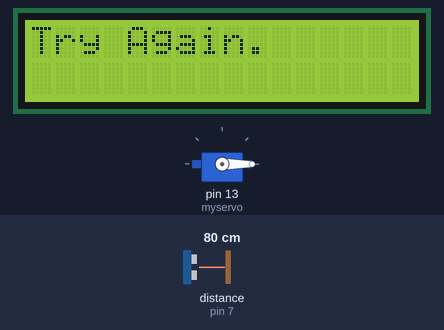
A sketch run on a simulated Arduino Uno, built with avr-gcc and run on an emulated ATmega328P. Parts: 16×2 character LCD, servo. Wiring (inferred from the names in the program): ultrasonic range finder: trigger pin 8; echo pin 7. The inputs (shaded band) are chosen by the test bench; at power-on: distance to the obstacle (sensor on pin 7) 80 cm. The echo pulse lasts 58.3 µs per cm.

Above: at 1.2 s.
1.3 s: distance to the obstacle (sensor on pin 7) set to 23 cm
13.2 s: distance to the obstacle (sensor on pin 7) set to 18 cm
At 18.4 s:
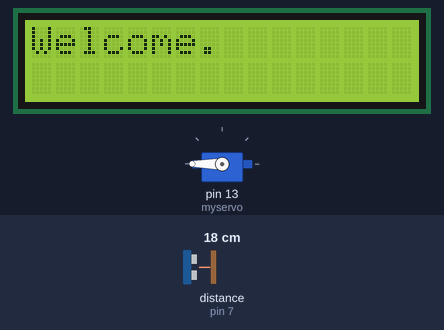
25.1 s: distance to the obstacle (sensor on pin 7) set to 35 cm
At 29.4 s:
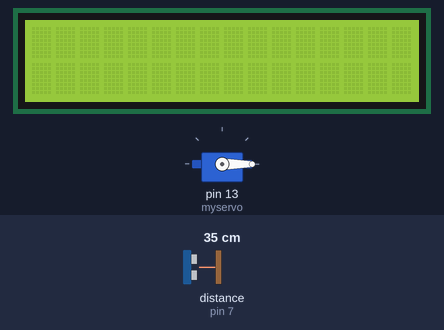
37.0 s: distance to the obstacle (sensor on pin 7) set to 2 cm
At 43.5 s:
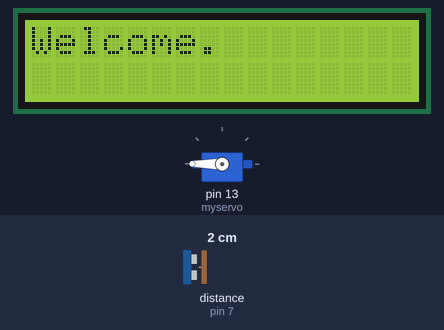
Timing chart, 0 to 49.6 s (numbered marks = the images above; inputs shaded):
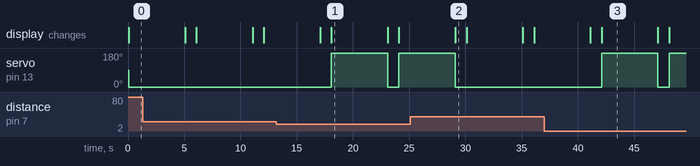

The sketch:

shop_door_lock_project.ino
```cpp
#include <LiquidCrystal.h>
#include <Servo.h>

const int rs = 12, en = 11, d4 = 5, d5 = 4, d6 = 3, d7 = 2;
LiquidCrystal lcd(rs, en, d4, d5, d6, d7);

Servo myservo;

int trigPin = 8;
int echoPin = 7;
long duration;
int distance;

void setup() {

  pinMode(trigPin, OUTPUT);
  pinMode(echoPin, INPUT);
  lcd.begin(16, 2);
  myservo.attach(13);
  Serial.begin(9600);

}

void loop() {

  digitalWrite(trigPin, LOW);
  delayMicroseconds(2);

  digitalWrite(trigPin, HIGH);
  delayMicroseconds(10);

  digitalWrite(trigPin, LOW);

  duration = pulseIn(echoPin, HIGH);
  distance = duration * 0.0344 / 2;

  if (distance < 20) {
    lcd.setCursor(0, 0);
    lcd.print("Welcome.");
    myservo.write(180);
    delay(5000);
    lcd.clear();
    myservo.write(0);
  }
  else {
    lcd.setCursor(0, 0);
    lcd.print("Try Again.");
    myservo.write(0);
    delay(5000);
    lcd.clear();
  }
  delay(1000);

}
```

Measured:
- the behaviour switches between 21 and 20 cm on distance to the obstacle (sensor on pin 7) (found by bisection; images 0 and 1)
- after the input at 13.2 s, servo on pin 13 (myservo): 0° → 180° after 4.9 s, → 0° 5.0 s later, → 180° 1.0 s later; the display: first differs from a run without the input after 4.9 s (image 1)
- after the input at 25.1 s, servo on pin 13 (myservo): goes on until 29.1 s, then stays 0°
- after the input at 37.0 s, servo on pin 13 (myservo): 0° → 180° after 5.1 s, → 0° 5.0 s later, → 180° 1.0 s later; the display: first differs from a run without the input after 5.1 s (image 3)
- what the display in image 1 shows lasts 5.0 s, from 18.1 s to 23.1 s
- what the display in image 2 shows lasts 1.0 s, from 29.1 s to 30.1 s
